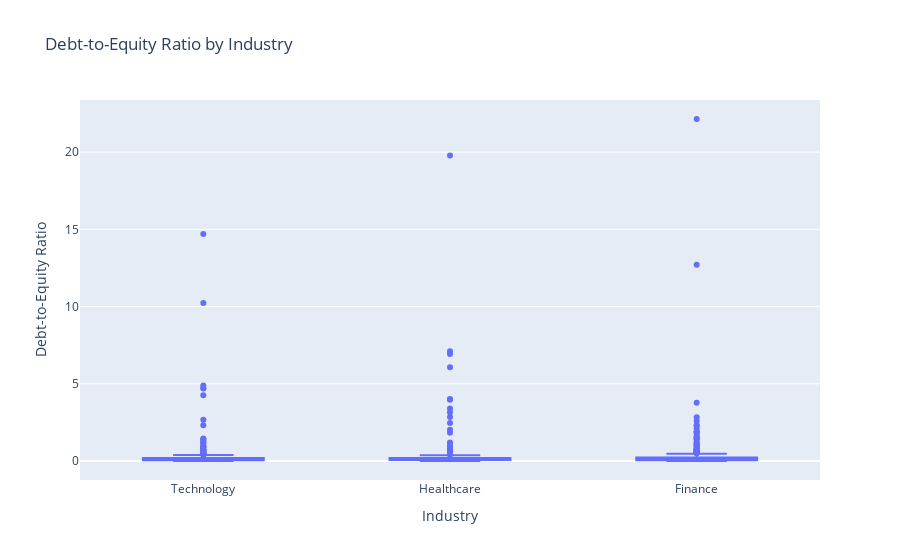

The cell this chart's notebook holds for it:
### Code cell
fig = px.box(data, x='Industry', y='DebtToEquityRatio', title='Debt-to-Equity Ratio by Industry')
fig.update_layout(xaxis_title='Industry', yaxis_title='Debt-to-Equity Ratio')
fig.show()

### Figure 1 — Plotly figure (JSON) as saved in the notebook; plotly's stock layout.template omitted (floating-point values rounded to 4 significant figures; data arrays with more than 128 entries replaced by an {"elided": "..."} marker saying what was removed)
{"data": [{"alignmentgroup": "True", "hovertemplate": "Industry=%{x}<br>DebtToEquityRatio=%{y}<extra></extra>", "legendgroup": "", "marker": {"color": "#636efa"}, "name": "", "notched": false, "offsetgroup": "", "orientation": "v", "showlegend": false, "type": "box", "x": {"elided": "1000 str values"}, "x0": " ", "xaxis": "x", "y": {"elided": "1000 float values"}, "y0": " ", "yaxis": "y"}], "layout": {"boxmode": "group", "legend": {"tracegroupgap": 0}, "title": {"text": "Debt-to-Equity Ratio by Industry"}, "xaxis": {"anchor": "y", "domain": [0, 1], "title": {"text": "Industry"}}, "yaxis": {"anchor": "x", "domain": [0, 1], "title": {"text": "Debt-to-Equity Ratio"}}}}
